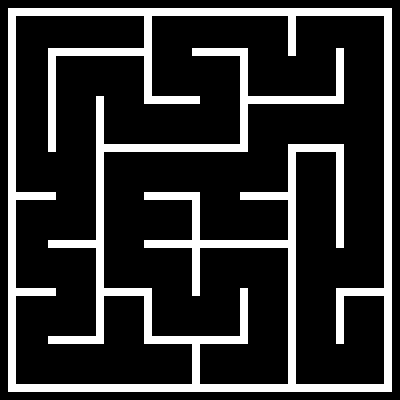

A level layout from a 2D game, rendered from its tile map. Below: a short description, then the map file with tile-grid data replaced by summaries:
An orthogonal 50x50 tile map with 8x8 px tiles, 1 tile layer (Background) and 40 objects (4x Painter, Player, Checkpoint).

<map version="1.10" tiledversion="1.10.2" orientation="orthogonal" renderorder="right-down" width="50" height="50" tilewidth="8" tileheight="8" infinite="0" nextlayerid="4" nextobjectid="43">
 <tileset firstgid="1" source="Mazeball.tsx" />
 <layer id="1" name="Background" width="50" height="50">
  <data>[2500 cells, 478 non-empty, 1 distinct tile ids]</data>
 </layer>
 <objectgroup id="2" name="Spawnpoints">
  <object id="36" name="Player" type="Player" x="155" y="18" width="30" height="30" />
  <object id="37" name="Painter" type="Painter" x="155" y="349" width="30" height="30">
   <properties>
    <property name="colour" value="Red" />
   </properties>
  </object>
  <object id="38" name="Painter" type="Painter" x="348" y="305" width="30" height="30">
   <properties>
    <property name="colour" value="Yellow" />
   </properties>
  </object>
  <object id="39" name="Painter" type="Painter" x="96" y="17" width="30" height="30">
   <properties>
    <property name="colour" value="Blue" />
   </properties>
  </object>
  <object id="40" name="Painter" type="Painter" x="253" y="204" width="30" height="30">
   <properties>
    <property name="colour" value="Green" />
   </properties>
  </object>
  <object id="42" name="Checkpoint" type="Checkpoint" x="200" y="369.75">
   <polygon points="0,0 32,0 32,14.75 0.25,14.5" />
  </object>
 </objectgroup>
 <objectgroup id="3" name="Walls">
  <object id="1" x="8" y="8.5">
   <polygon points="0,0 0,7.75 383.75,7 383.75,-0.25" />
  </object>
  <object id="2" x="7.75" y="16.75">
   <polygon points="0,0 8,0 8.25,375.25 0.25,375" />
  </object>
  <object id="3" x="16.25" y="384">
   <polygon points="0,0 0.5,7.75 375.5,7.5 375.75,1" />
  </object>
  <object id="4" x="384.5" y="384">
   <polygon points="0,0 7.5,0 7.25,-368 -0.5,-368" />
  </object>
  <object id="5" x="336.25" y="288.5">
   <polygon points="0,0 47.25,-0.25 47.25,7 -0.5,7.5" />
  </object>
  <object id="6" x="336" y="296.25">
   <polygon points="0,0 8,0.25 8,47.25 0,47.5" />
  </object>
  <object id="7" x="336" y="152.75">
   <polygon points="0,0 8,0 7.75,95.25 0,95" />
  </object>
  <object id="8" x="288" y="144.25">
   <polygon points="0,0 56,0.25 56,8.25 0.25,7.25" />
  </object>
  <object id="9" x="288.25" y="152.25">
   <polygon points="0,0 7.5,0.25 7.75,232 -0.75,232" />
  </object>
  <object id="10" x="240.25" y="192.25">
   <polygon points="0,0 46.75,-0.5 46.75,7.75 -0.25,7.75" />
  </object>
  <object id="11" x="144.25" y="240.75">
   <polygon points="0,0 -0.25,6.75 143.25,6.5 143,-0.75" />
  </object>
  <object id="12" x="192" y="344.25">
   <polygon points="0,0 7.75,0.25 7.75,39.5 0.25,39.5" />
  </object>
  <object id="13" x="144.75" y="336.5">
   <polygon points="0,0 103.25,-0.25 103,7 -0.5,7.25" />
  </object>
  <object id="14" x="240.5" y="289">
   <polygon points="0,0 7.25,-0.25 7,47.25 0.25,47.25" />
  </object>
  <object id="15" x="143.75" y="296.5">
   <polygon points="0,0 8,0.25 8.5,39.25 0.25,39" />
  </object>
  <object id="16" x="104" y="288.5">
   <polygon points="0,0 47.5,-0.5 47.75,7.25 0.25,7.5" />
  </object>
  <object id="17" x="192" y="248.25">
   <polygon points="0,0 8.25,-0.25 7.75,47.5 0,47.25" />
  </object>
  <object id="19" x="192" y="200.75">
   <polygon points="0,0 7.5,0 8.25,39 0.25,39" />
  </object>
  <object id="20" x="144.25" y="192.5">
   <polygon points="0,0 55.5,-0.5 55.25,7.5 0,7.5" />
  </object>
  <object id="21" x="48.5" y="336.5">
   <polygon points="0,0 55,0 55,7.25 -0.5,7.25" />
  </object>
  <object id="22" x="96.25" y="96.25">
   <polygon points="0,0 7.5,0.25 7.25,240.25 -0.25,240.5" />
  </object>
  <object id="23" x="48.5" y="240.5">
   <polygon points="0,0 47,0 47.25,7.25 0,7" />
  </object>
  <object id="24" x="16" y="288.75">
   <polygon points="0,0 39.75,-0.5 39.75,7 -0.25,7" />
  </object>
  <object id="25" x="15.75" y="192.75">
   <polygon points="0,0 39.75,-0.5 40,6.75 0.25,7.25" />
  </object>
  <object id="26" x="48.25" y="56">
   <polygon points="0,0 7.5,0.25 7.25,95.75 0,96" />
  </object>
  <object id="27" x="48.75" y="48.25">
   <polygon points="0,0 -0.25,7.75 95.5,7.5 94.75,-0.25" />
  </object>
  <object id="28" x="143.75" y="16.75">
   <polygon points="0,0 8,-0.5 8.5,87.25 0.25,87.25" />
  </object>
  <object id="29" x="152.75" y="96.75">
   <polygon points="0,0 47,-0.5 46.75,7 -0.25,6.75" />
  </object>
  <object id="30" x="192.5" y="48.75">
   <polygon points="0,0 0,7 54.75,6.75 55.25,-0.5" />
  </object>
  <object id="31" x="288" y="16.75">
   <polygon points="0,0 0,39.25 8,39.25 8,0" />
  </object>
  <object id="32" x="240.25" y="56">
   <polygon points="0,0 7.75,0.25 7.25,96.25 -0.25,96.25" />
  </object>
  <object id="33" x="248.25" y="96">
   <polygon points="0,0 95.5,0 95.75,8 -0.5,7.5" />
  </object>
  <object id="34" x="336.25" y="48.5">
   <polygon points="0,0 7.25,-0.25 7.75,47.5 0,47.25" />
  </object>
  <object id="35" x="104" y="144.75">
   <polygon points="0,0 135.75,-0.5 136,7.5 0,7.25" />
  </object>
 </objectgroup>
</map>
